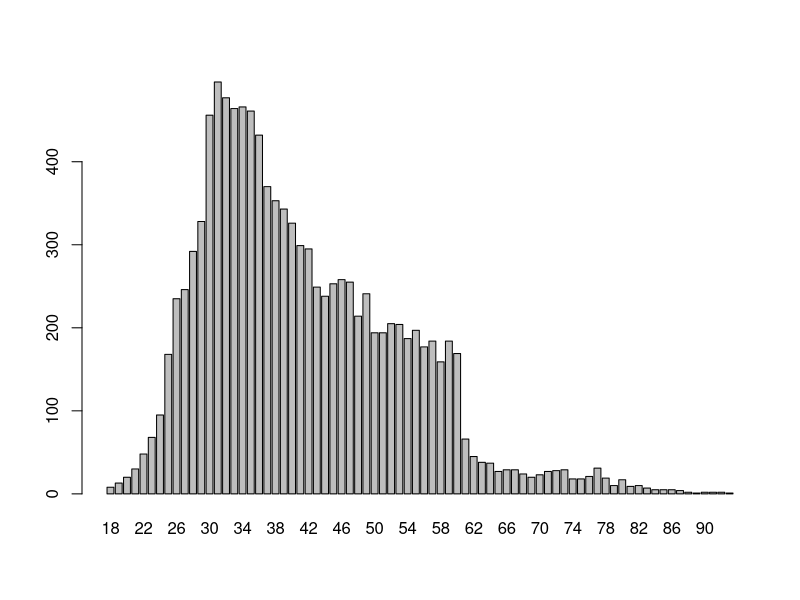
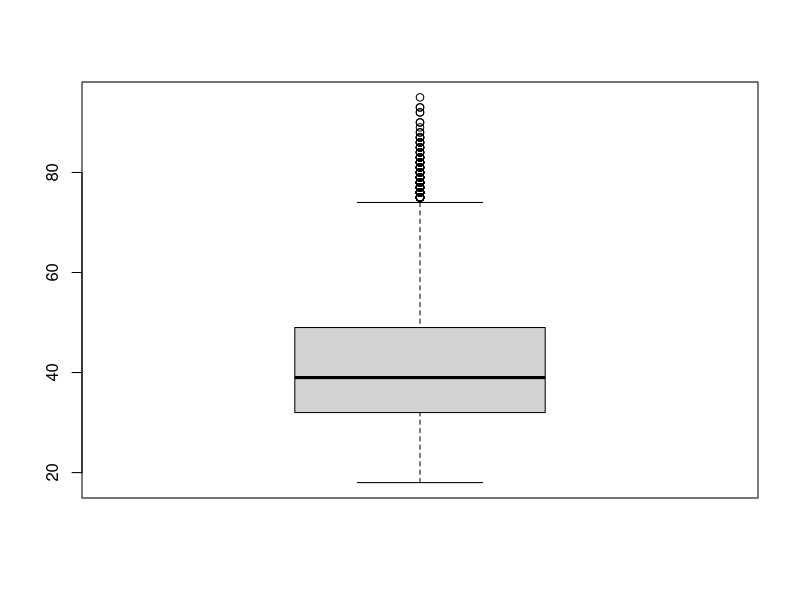
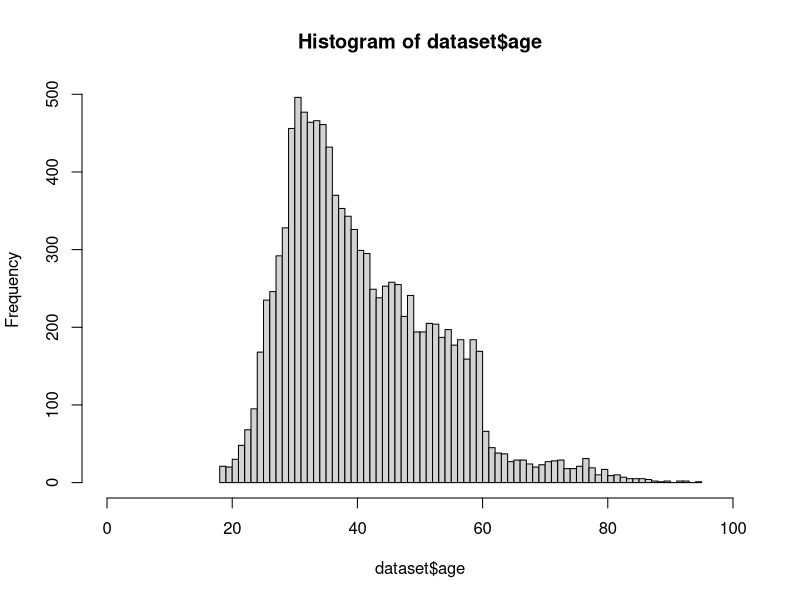
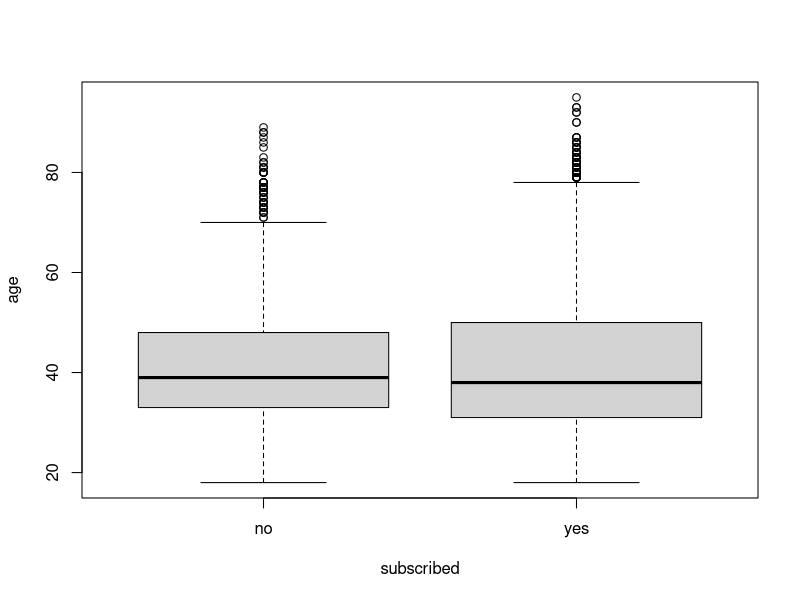
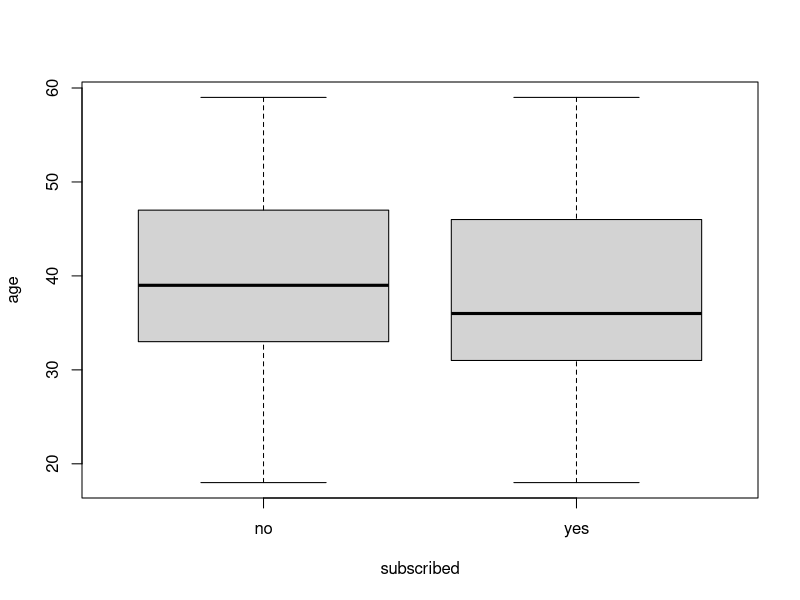
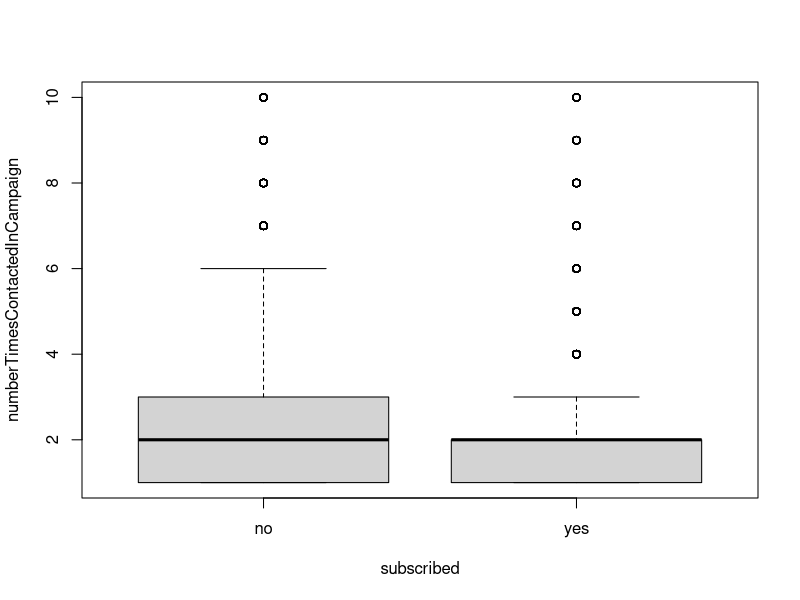
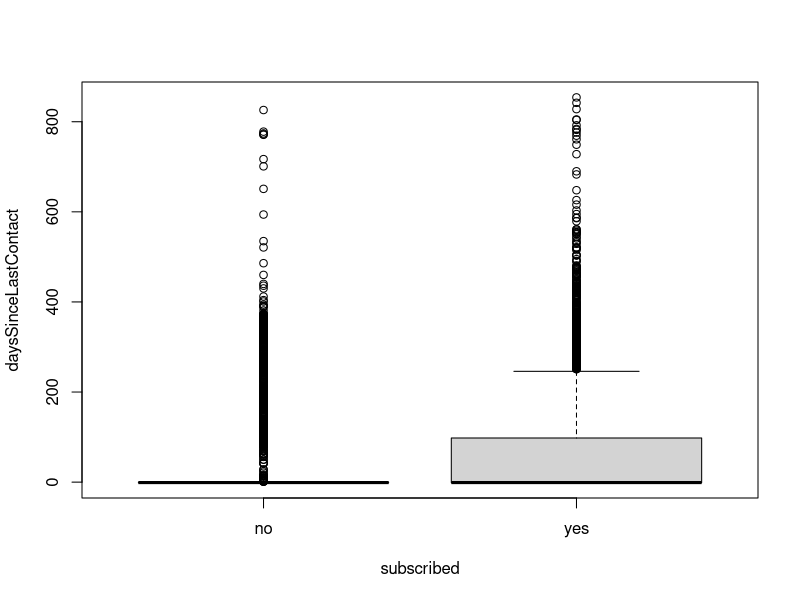
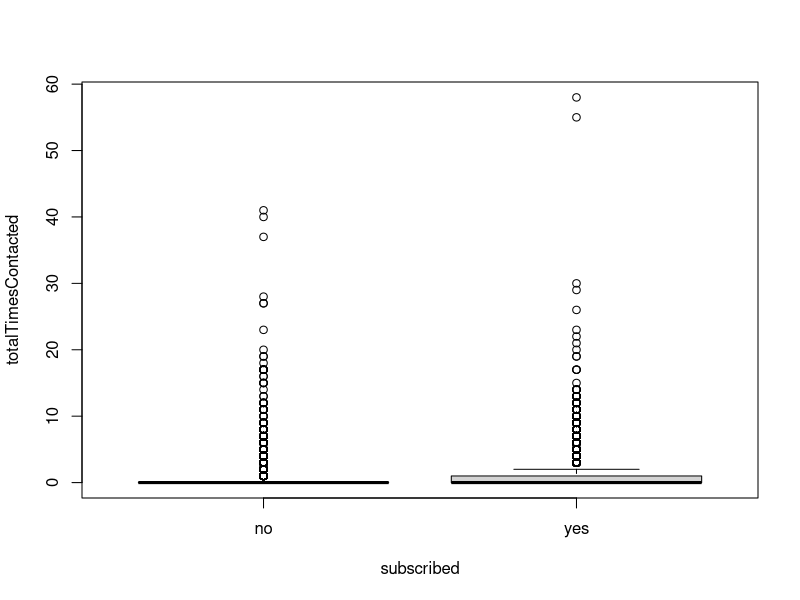

R code for these plots, in order:
## ---- chunk 1
# Load packages
library(ggplot2)
library(tidyverse)
library(corrplot)
library(fastDummies)
## ---- chunk 2
# Load the dataset
dataset <- read_csv("bank-data.csv")

# Inspect the first 15 entries
head(dataset, 15)
## ---- chunk 3
# check the proportion of subsribed and not subsribed customers
table(dataset$subscribed) %>% prop.table()
## ---- chunk 4
# find out if there is any missing values
any(is.na(dataset))

# find out how many rows with missing values
sum(is.na(dataset))
## ---- chunk 5
# find out the columns having missing values
names(which(sapply(dataset, FUN=anyNA)))
## ---- chunk 6
table(dataset$age)
## ---- chunk 7
# Plot a bar chart of the counts of the customer age
barplot(table(dataset$age))
## ---- chunk 8
boxplot(dataset$age)
## ---- chunk 9
hist(dataset$age, xlim = c(0,100), breaks=100)
## ---- chunk 10
boxplot(age~subscribed, data=dataset)
## ---- chunk 11
younger <- subset(dataset, age < 60)

boxplot(age~subscribed, data = younger)
## ---- chunk 12
boxplot(numberTimesContactedInCampaign~subscribed, data = subset(dataset, numberTimesContactedInCampaign <= 10))
## ---- chunk 13
boxplot(daysSinceLastContact~subscribed, data = dataset)
## ---- chunk 14
boxplot(totalTimesContacted~subscribed, data = dataset)
## ---- chunk 15
subset_1 <- subset(dataset, subscribed == "yes")
subset_2 <- subset(dataset, subscribed == "no")

hist(subset_1$day_of_month)
hist(subset_2$day_of_month)
## ---- chunk 16
hist(dataset$numberTimesContactedInCampaign)
## ---- chunk 17
levels(factor(dataset$subscribed))
## ---- chunk 18
# Convert any variables you want to test as numeric, using "as.numeric()" function, and save these as new vectors (e.g., dataset_subscribed, dataset_age, etc.)
dataset_subscribed <- as.numeric(as.factor(dataset$subscribed))
dataset_age <- dataset$age
dataset_job <- as.numeric(as.factor(dataset$job))
dataset_dom <- as.numeric(as.factor(dataset$day_of_month))
dataset_ntcin <- dataset$numberTimesContactedInCampaign
dataset_last_contact <- dataset$daysSinceLastContact
dataset_ttc <- dataset$totalTimesContacted
# Once your data has been changed from categorical to numeric, you can now perform a correlation matrix. Save the newly converted variables into a new data frame called "corr_data" (this makes future steps easier by excluding any data you do not need);
corr_data<-data.frame(dataset_subscribed, dataset_age, dataset_job, dataset_dom, dataset_ntcin, dataset_last_contact, dataset_ttc)
# rename the variables in your new data frame by using the setNames() function:
corr_data<-setNames(corr_data, c("subscribed", "age", "job", "day_of_month", "numberTimesContactedInCampaign", "daysSinceLastContact", "totalTimesContacted"))
# check headers to make sure the variables in the new data frame are named correctly
head(corr_data)
# run the correlation matrix algorith on your "corr_data" dataframe, by using the cor() function, and rename it as a new vector called "corr_matrix"
corr_matrix <- cor(corr_data)
corr_matrix
# install and load the R package "corrplot" so you can graph your new correlation matrix vector:

corrplot(corr_matrix, method="pie", type='upper')
## ---- chunk 19
fastDummies::dummy_cols(dataset, select_columns = "job")
## ---- chunk 20
# this is how to statistically test (p-value) the correlation between two variables
# testing correlation between job and subscribed
cor.test(dataset_job, dataset_subscribed, method=c("pearson"))
# testing correlation between marital status and subscribed
#cor.test(as.numeric(dataset$marital), dataset_subscribed, method=c("pearson"))
# testing correlation between level of education and subscribed
#cor.test(as.numeric(dataset$education), as.numeric(dataset$subscribed), method=c("pearson"))
# testing correlation between housing and subscribed
#cor.test(as.numeric(dataset$housing), as.numeric(dataset$subscribed), method=c("pearson"))
